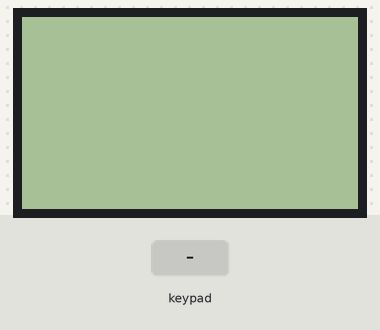
Recording of a sketch running on a simulated Arduino Uno, built with avr-gcc and run on an emulated ATmega328P. Shown: 84×48 one-colour display. The inputs (shaded band) are chosen by the test bench. What the sketch prints to the serial monitor is not drawn.

Above: at 1.2 s.
1.3 s: keypad keys 5 4 3 2 # pressed 0.4 s apart
At 4.2 s:
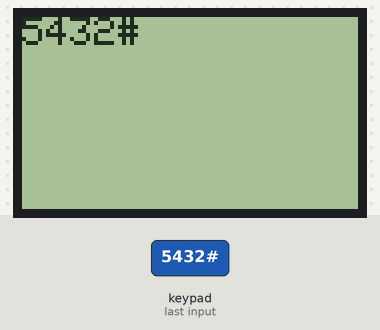
4.8 s: key '#' pressed
At 5.9 s:
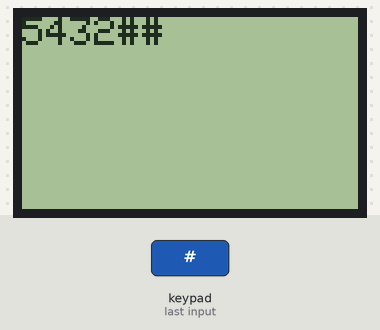
6.3 s: keypad keys 5 4 3 2 A pressed 0.4 s apart
At 7.8 s:
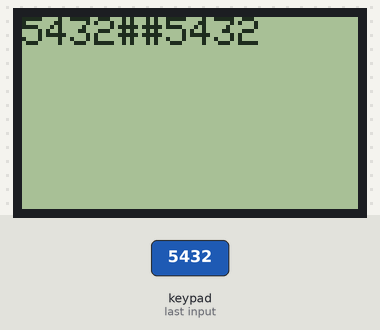
9.8 s: keypad keys 5 4 3 2 D pressed 0.4 s apart
At 11.9 s:
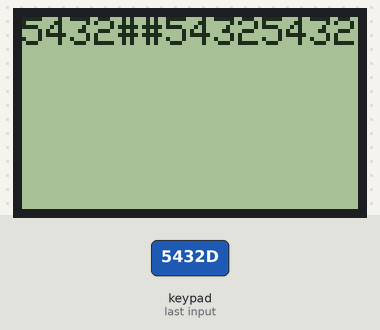
13.3 s: keypad keys 9 8 7 6 # pressed 0.4 s apart
At 16.2 s:
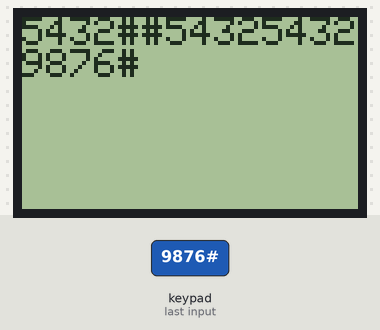
16.8 s: key '1' pressed
At 17.6 s:
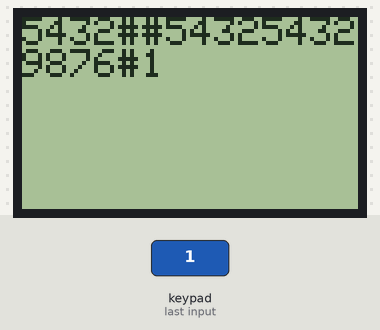
Timing chart, 0 to 19.3 s (numbered marks = the images above; inputs shaded):
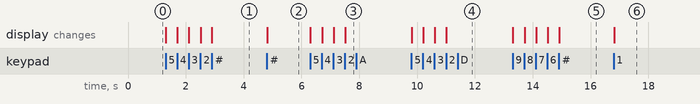

The sketch:

keypad_lcd.ino
```cpp
#include<Keypad.h>
#include<string.h>
#include<SPI.h>
#include<nRF24L01.h>
#include<RF24.h>
#include<stdlib.h>
#include<PCD8544.h>


//keyPad setup
const byte ROWS = 4; //four rows
const byte COLS = 4; //four columns
char keys[ROWS][COLS] = {
  {'1','2','3','A'},
  {'4','5','6','B'},
  {'7','8','9','C'},
  {'*','0','#','D'}
};
byte colPins[COLS] = {5 , 4 , 3 ,2}; //connect to the row pinouts of the keypad
byte rowPins[ROWS] = {9 , 8 , 7 , 6}; //connect to the column pinouts of the keypad
Keypad keypad = Keypad( makeKeymap(keys), rowPins, colPins, ROWS, COLS );
//end of Keypad setup


//LCD setup
PCD8544 lcd(14 , 15 , 16 , 17 , 18);
//end LCD setup


char screen[100] ;
int screenptr = 0 ;

void setup() {
  Serial.begin(9600) ;
  lcd.begin(84 , 48);
}


void show(char m[]) {

  Serial.println() ;
  Serial.println() ;
  Serial.print("m is :   ") ;
  Serial.println(m) ;
  Serial.println() ;

  int i = 0 ;
  while(m[i] != '\0' && m[i] != NULL && ( (m[i] - '0' < 10 && m[i] - '0' >= 0) || m[i] == '*' || m[i] == '#') ){
    screen[screenptr] = m[i] ;
    i++ ;
    screenptr++ ;
  }
  screen[screenptr] = '\0' ;

  Serial.println("this is shown :");
  Serial.print(screen) ;
  Serial.println() ;

  lcd.setCursor(0 , 0);
  lcd.print(screen);

}

void clearScreen(){
  for (int i = 0 ; i < 100 ; i++){
    screen[i] = '\0';
  }
  screenptr = 0 ;
  lcd.clear() ;
}


void loop() {


  char key[2];
  key[0]= keypad.getKey() ;
  key[1] = '\0' ;
  if (key[0]){
    if (key[0] == '*') clearScreen() ;
//    else show(key);
    else {
      Serial.println(key[0]);
      show(key) ;
    }
  }


}
```

Measured:
- after the input at 1.3 s, the display: first changes at once (image 1 shows a later state)
- after the input at 4.8 s, the display: changes at once (image 2)
- after the input at 6.3 s, the display: first changes at once (image 3 shows a later state)
- after the input at 9.8 s, the display: first changes at once (image 4 shows a later state)
- after the input at 13.3 s, the display: first changes at once (image 5 shows a later state)
- after the input at 16.8 s, the display: changes at once (image 6)
